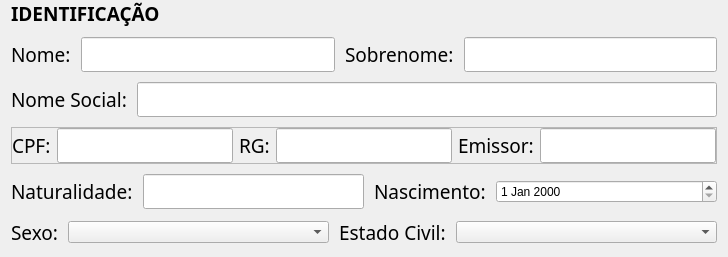
                 <widget class="QFrame" name="frame_Identificacao">
                  <property name="minimumSize">
                   <size>
                    <width>0</width>
                    <height>0</height>
                   </size>
                  </property>
                  <property name="styleSheet">
                   <string notr="true"/>
                  </property>
                  <property name="frameShape">
                   <enum>QFrame::NoFrame</enum>
                  </property>
                  <property name="frameShadow">
                   <enum>QFrame::Raised</enum>
                  </property>
                  <layout class="QVBoxLayout" name="verticalLayout_6">
                   <property name="spacing">
                    <number>10</number>
                   </property>
                   <property name="topMargin">
                    <number>0</number>
                   </property>
                   <item>
                    <widget class="QLabel" name="label_Identificacao">
                     <property name="font">
                      <font>
                       <family>Tw Cen MT</family>
                       <pointsize>14</pointsize>
                       <weight>75</weight>
                       <bold>true</bold>
                      </font>
                     </property>
                     <property name="text">
                      <string>IDENTIFICAÇÃO</string>
                     </property>
                    </widget>
                   </item>
                   <item>
                    <widget class="QFrame" name="frame_IdentificacaoHorizontal1">
                     <property name="frameShape">
                      <enum>QFrame::NoFrame</enum>
                     </property>
                     <property name="frameShadow">
                      <enum>QFrame::Raised</enum>
                     </property>
                     <layout class="QHBoxLayout" name="horizontalLayout_11">
                      <property name="spacing">
                       <number>10</number>
                      </property>
                      <property name="leftMargin">
                       <number>0</number>
                      </property>
                      <property name="topMargin">
                       <number>0</number>
                      </property>
                      <property name="rightMargin">
                       <number>0</number>
                      </property>
                      <property name="bottomMargin">
                       <number>0</number>
                      </property>
                      <item>
                       <widget class="QLabel" name="label_Nome">
                        <property name="font">
                         <font>
                          <family>Tw Cen MT</family>
                          <pointsize>14</pointsize>
                         </font>
                        </property>
                        <property name="text">
                         <string>Nome:</string>
                        </property>
                       </widget>
                      </item>
                      <item>
                       <widget class="QLineEdit" name="lineEdit_Nome">
                        <property name="font">
                         <font>
                          <family>Tw Cen MT</family>
                          <pointsize>14</pointsize>
                         </font>
                        </property>
                        <property name="focusPolicy">
                         <enum>Qt::StrongFocus</enum>
                        </property>
                        <property name="placeholderText">
                         <string/>
                        </property>
                       </widget>
                      </item>
                      <item>
                       <widget class="QLabel" name="label_Sobrenome">
                        <property name="font">
                         <font>
                          <family>Tw Cen MT</family>
                          <pointsize>14</pointsize>
                         </font>
                        </property>
                        <property name="text">
                         <string>Sobrenome:</string>
                        </property>
                       </widget>
                      </item>
                      <item>
                       <widget class="QLineEdit" name="lineEdit_Sobrenome">
                        <property name="font">
                         <font>
                          <family>Tw Cen MT</family>
                          <pointsize>14</pointsize>
                         </font>
                        </property>
                       </widget>
                      </item>
                     </layout>
                    </widget>
                   </item>
                   <item>
                    <widget class="QFrame" name="frame_IdentificacaoHorizontal2">
                     <property name="minimumSize">
                      <size>
                       <width>0</width>
                       <height>0</height>
                      </size>
                     </property>
                     <property name="frameShape">
                      <enum>QFrame::NoFrame</enum>
                     </property>
                     <property name="frameShadow">
                      <enum>QFrame::Raised</enum>
                     </property>
                     <layout class="QHBoxLayout" name="horizontalLayout_12">
                      <property name="spacing">
                       <number>10</number>
                      </property>
                      <property name="leftMargin">
                       <number>0</number>
                      </property>
                      <property name="topMargin">
                       <number>0</number>
                      </property>
                      <property name="rightMargin">
                       <number>0</number>
                      </property>
                      <property name="bottomMargin">
                       <number>0</number>
                      </property>
                      <item>
                       <widget class="QLabel" name="label_NomeSocial">
                        <property name="font">
                         <font>
                          <family>Tw Cen MT</family>
                          <pointsize>14</pointsize>
                         </font>
                        </property>
                        <property name="text">
                         <string>Nome Social:</string>
                        </property>
                       </widget>
                      </item>
                      <item>
                       <widget class="QLineEdit" name="lineEdit_NomeSocial">
                        <property name="font">
                         <font>
                          <family>Tw Cen MT</family>
                          <pointsize>14</pointsize>
                         </font>
                        </property>
                       </widget>
                      </item>
                     </layout>
                    </widget>
                   </item>
                   <item>
                    <widget class="QFrame" name="frame_IdentificacaoHorizontal3">
                     <property name="frameShape">
                      <enum>QFrame::StyledPanel</enum>
                     </property>
                     <property name="frameShadow">
                      <enum>QFrame::Raised</enum>
                     </property>
                     <layout class="QHBoxLayout" name="horizontalLayout_10">
                      <property name="leftMargin">
                       <number>0</number>
                      </property>
                      <property name="topMargin">
                       <number>0</number>
                      </property>
                      <property name="rightMargin">
                       <number>0</number>
                      </property>
                      <property name="bottomMargin">
                       <number>0</number>
                      </property>
                      <item>
                       <widget class="QLabel" name="label_CPF">
                        <property name="font">
                         <font>
                          <family>Tw Cen MT</family>
                          <pointsize>14</pointsize>
                         </font>
                        </property>
                        <property name="text">
                         <string>CPF:</string>
                        </property>
                       </widget>
                      </item>
                      <item>
                       <widget class="QLineEdit" name="lineEdit_CPF">
                        <property name="font">
                         <font>
                          <family>Tw Cen MT</family>
                          <pointsize>14</pointsize>
                         </font>
                        </property>
                       </widget>
                      </item>
                      <item>
                       <widget class="QLabel" name="label_RG">
                        <property name="font">
                         <font>
                          <family>Tw Cen MT</family>
                          <pointsize>14</pointsize>
                         </font>
                        </property>
                        <property name="text">
                         <string>RG:</string>
                        </property>
                       </widget>
                      </item>
                      <item>
                       <widget class="QLineEdit" name="lineEdit_RG">
                        <property name="font">
                         <font>
                          <family>Tw Cen MT</family>
                          <pointsize>14</pointsize>
                         </font>
                        </property>
                       </widget>
                      </item>
                      <item>
                       <widget class="QLabel" name="label_Emissor">
                        <property name="font">
                         <font>
                          <family>Tw Cen MT</family>
                          <pointsize>14</pointsize>
                         </font>
                        </property>
                        <property name="text">
                         <string>Emissor:</string>
                        </property>
                       </widget>
                      </item>
                      <item>
                       <widget class="QLineEdit" name="lineEdit_Emissor">
                        <property name="font">
                         <font>
                          <family>Tw Cen MT</family>
                          <pointsize>14</pointsize>
                         </font>
                        </property>
                       </widget>
                      </item>
                     </layout>
                    </widget>
                   </item>
                   <item>
                    <widget class="QFrame" name="frame_IdentificacaoHorizontal4">
                     <property name="frameShape">
                      <enum>QFrame::NoFrame</enum>
                     </property>
                     <property name="frameShadow">
                      <enum>QFrame::Raised</enum>
                     </property>
                     <layout class="QHBoxLayout" name="horizontalLayout_14">
                      <property name="spacing">
                       <number>10</number>
                      </property>
                      <property name="leftMargin">
                       <number>0</number>
                      </property>
                      <property name="topMargin">
                       <number>0</number>
                      </property>
                      <property name="rightMargin">
                       <number>0</number>
                      </property>
                      <property name="bottomMargin">
                       <number>0</number>
                      </property>
                      <item>
                       <widget class="QLabel" name="label_Naturalidade">
                        <property name="font">
                         <font>
                          <family>Tw Cen MT</family>
                          <pointsize>14</pointsize>
                         </font>
                        </property>
                        <property name="text">
                         <string>Naturalidade:</string>
                        </property>
                       </widget>
                      </item>
                      <item>
                       <widget class="QLineEdit" name="lineEdit_Naturalidade">
                        <property name="font">
                         <font>
                          <family>Tw Cen MT</family>
                          <pointsize>14</pointsize>
                         </font>
                        </property>
                       </widget>
                      </item>
                      <item>
                       <widget class="QLabel" name="label_Nome_Nascimento">
                        <property name="font">
                         <font>
                          <family>Tw Cen MT</family>
                          <pointsize>14</pointsize>
                         </font>
                        </property>
                        <property name="text">
                         <string>Nascimento:</string>
                        </property>
                       </widget>
                      </item>
                      <item>
                       <widget class="QDateEdit" name="dateEdit_Nascimento">
                        <property name="sizePolicy">
                         <sizepolicy hsizetype="Expanding" vsizetype="Fixed">
                          <horstretch>0</horstretch>
                          <verstretch>0</verstretch>
                         </sizepolicy>
                        </property>
                       </widget>
                      </item>
                     </layout>
                    </widget>
                   </item>
                   <item>
                    <widget class="QFrame" name="frame_IdentificacaoHorizontal5">
                     <property name="frameShape">
                      <enum>QFrame::NoFrame</enum>
                     </property>
                     <property name="frameShadow">
                      <enum>QFrame::Raised</enum>
                     </property>
                     <layout class="QHBoxLayout" name="horizontalLayout_38">
                      <property name="spacing">
                       <number>10</number>
                      </property>
                      <property name="leftMargin">
                       <number>0</number>
                      </property>
                      <property name="topMargin">
                       <number>0</number>
                      </property>
                      <property name="rightMargin">
                       <number>0</number>
                      </property>
                      <property name="bottomMargin">
                       <number>0</number>
                      </property>
                      <item>
                       <widget class="QLabel" name="label_Sexo">
                        <property name="font">
                         <font>
                          <family>Tw Cen MT</family>
                          <pointsize>14</pointsize>
                         </font>
                        </property>
                        <property name="text">
                         <string>Sexo:</string>
                        </property>
                       </widget>
                      </item>
                      <item>
                       <widget class="QComboBox" name="comboBox_Sexo">
                        <property name="sizePolicy">
                         <sizepolicy hsizetype="Expanding" vsizetype="Fixed">
                          <horstretch>0</horstretch>
                          <verstretch>0</verstretch>
                         </sizepolicy>
                        </property>
                        <property name="cursor">
                         <cursorShape>PointingHandCursor</cursorShape>
                        </property>
                        <item>
                         <property name="text">
                          <string/>
                         </property>
                        </item>
                        <item>
                         <property name="text">
                          <string>Masculino</string>
                         </property>
                        </item>
                        <item>
                         <property name="text">
                          <string>Feminino</string>
                         </property>
                        </item>
                        <item>
                         <property name="text">
                          <string>Outro</string>
                         </property>
                        </item>
                       </widget>
                      </item>
                      <item>
                       <widget class="QLabel" name="label_EstadoCivil">
                        <property name="font">
                         <font>
                          <family>Tw Cen MT</family>
                          <pointsize>14</pointsize>
                         </font>
                        </property>
                        <property name="text">
                         <string>Estado Civil:</string>
                        </property>
                       </widget>
                      </item>
                      <item>
                       <widget class="QComboBox" name="comboBox_EstadoCivil">
                        <property name="sizePolicy">
                         <sizepolicy hsizetype="Expanding" vsizetype="Fixed">
                          <horstretch>0</horstretch>
                          <verstretch>0</verstretch>
                         </sizepolicy>
                        </property>
                        <property name="cursor">
                         <cursorShape>PointingHandCursor</cursorShape>
                        </property>
                        <item>
                         <property name="text">
                          <string/>
                         </property>
                        </item>
                        <item>
                         <property name="text">
                          <string>Solteiro</string>
                         </property>
                        </item>
                        <item>
                         <property name="text">
                          <string>Casado</string>
                         </property>
                        </item>
                        <item>
                         <property name="text">
                          <string>Divorciado</string>
                         </property>
                        </item>
                        <item>
                         <property name="text">
                          <string>Viúvo</string>
                         </property>
                        </item>
                       </widget>
                      </item>
                     </layout>
                    </widget>
                   </item>
                  </layout>
                 </widget>
